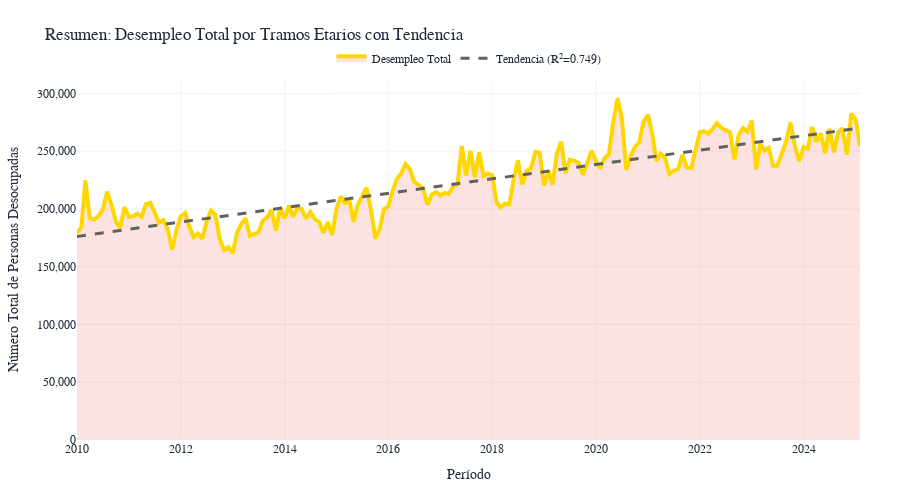

Source (notebook cell):
### Code cell
# Usar datos limpios de la sección anterior
df_resumen_limpio = df_final.groupby("periodo")["valor"].sum().reset_index()

# Crear gráfico con área rellena y colores daltónicos
fig = go.Figure()

# Añadir área principal con color daltónico
fig.add_trace(go.Scatter(
    x=df_resumen_limpio["periodo"],
    y=df_resumen_limpio["valor"],
    mode='lines',
    line=dict(color=economist_colors[0], width=4),  # Rojo daltónico
    fill='tozeroy',
    fillcolor=f'rgba(232, 68, 58, 0.15)',  # Relleno translúcido
    name='Desempleo Total',
    hovertemplate='<b>Fecha:</b> %{x}<br><b>Total Personas:</b> %{y:,.0f}<extra></extra>'
))

# Añadir línea de tendencia con color daltónico
import numpy as np
from scipy import stats

x_numeric = np.arange(len(df_resumen_limpio))
slope, intercept, r_value, p_value, std_err = stats.linregress(x_numeric, df_resumen_limpio["valor"])
trend_line = slope * x_numeric + intercept

fig.add_trace(go.Scatter(
    x=df_resumen_limpio["periodo"],
    y=trend_line,
    mode='lines',
    line=dict(color=economist_colors[8], width=3, dash='dash'),  # Gris daltónico
    name=f'Tendencia (R²={r_value**2:.3f})',
    hovertemplate='<b>Línea de Tendencia</b><br>Fecha: %{x}<br>Valor: %{y:,.0f}<extra></extra>'
))

# Aplicar estilo The Economist
fig = apply_economist_style(fig)

fig.update_layout(
    title="Resumen: Desempleo Total por Tramos Etarios con Tendencia",
    xaxis_title="Período",
    yaxis_title="Número Total de Personas Desocupadas",
    height=500,
    legend=dict(
        orientation="h",
        yanchor="bottom",
        y=1.02,
        xanchor="center",
        x=0.5
    )
)

fig.update_yaxes(tickformat=',')
fig.show()

### Figure 1 — Plotly figure (JSON) as saved in the notebook; plotly's stock layout.template omitted (floating-point values rounded to 4 significant figures; data arrays with more than 128 entries replaced by an {"elided": "..."} marker saying what was removed)
{"data": [{"fill": "tozeroy", "fillcolor": "rgba(232, 68, 58, 0.15)", "hovertemplate": "<b>Fecha:</b> %{x}<br><b>Total Personas:</b> %{y:,.0f}<extra></extra>", "line": {"color": "#FFD700", "width": 4}, "mode": "lines", "name": "Desempleo Total", "type": "scatter", "x": {"elided": "182 str values"}, "y": {"elided": "182 float values"}}, {"hovertemplate": "<b>Línea de Tendencia</b><br>Fecha: %{x}<br>Valor: %{y:,.0f}<extra></extra>", "line": {"color": "#616161", "dash": "dash", "width": 3}, "mode": "lines", "name": "Tendencia (R²=0.749)", "type": "scatter", "x": {"elided": "182 str values"}, "y": {"elided": "182 float values"}}], "layout": {"font": {"color": "#1e293b", "family": "Georgia, serif"}, "height": 500, "legend": {"font": {"family": "Georgia, serif"}, "orientation": "h", "x": 0.5, "xanchor": "center", "y": 1.02, "yanchor": "bottom"}, "margin": {"b": 60, "l": 60, "r": 40, "t": 80}, "paper_bgcolor": "white", "plot_bgcolor": "white", "title": {"text": "Resumen: Desempleo Total por Tramos Etarios con Tendencia"}, "xaxis": {"gridcolor": "#E5E5E5", "gridwidth": 0.5, "showgrid": true, "tickfont": {"family": "Georgia, serif"}, "title": {"text": "Período"}}, "yaxis": {"gridcolor": "#E5E5E5", "gridwidth": 0.5, "showgrid": true, "tickfont": {"family": "Georgia, serif"}, "tickformat": ",", "title": {"text": "Número Total de Personas Desocupadas"}}}}
